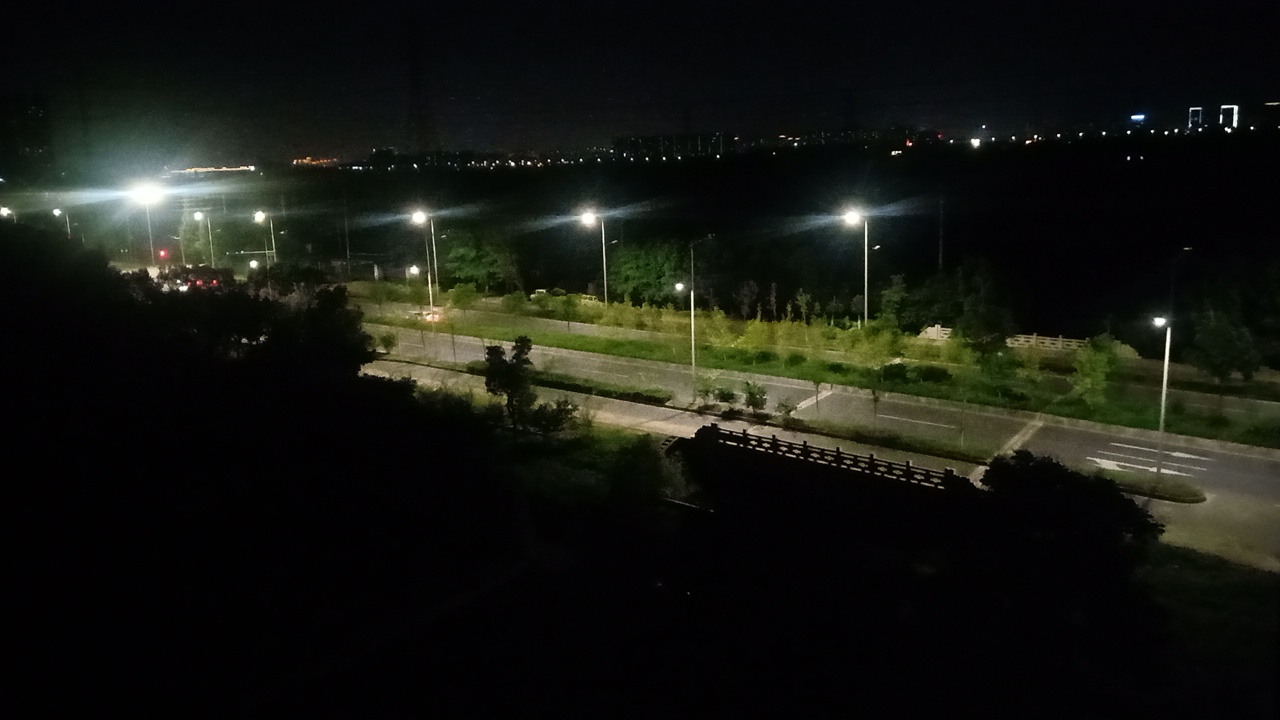
%> input picture darksense.jpg, 1280 x 720 px
$ octave exp1.m   (GNU Octave 9; MATLAB toolbox functions it lacks are replaced by stand-ins)
%> lines starting %> are read from the running program, lines starting %| are printed output that depends on the picture
% clear
clear all; close all; clc;

pic = imread("darksense.jpg");
%> pic is the input picture: size 720x1280x3 uint8; mean R, G, B 21.4, 23.1, 17.4

g_a = 90; g_b =175;
f_a = 5; f_b = 75;
alpha = g_a/f_a;
beta = (g_b-g_a)/(f_b-f_a);
gama = (255-g_b)/(255-f_b);

%% linear tran
% 将pic矩阵分为满足三个区间的三个矩阵
pic1 = double(pic).*alpha.*(pic<f_a);
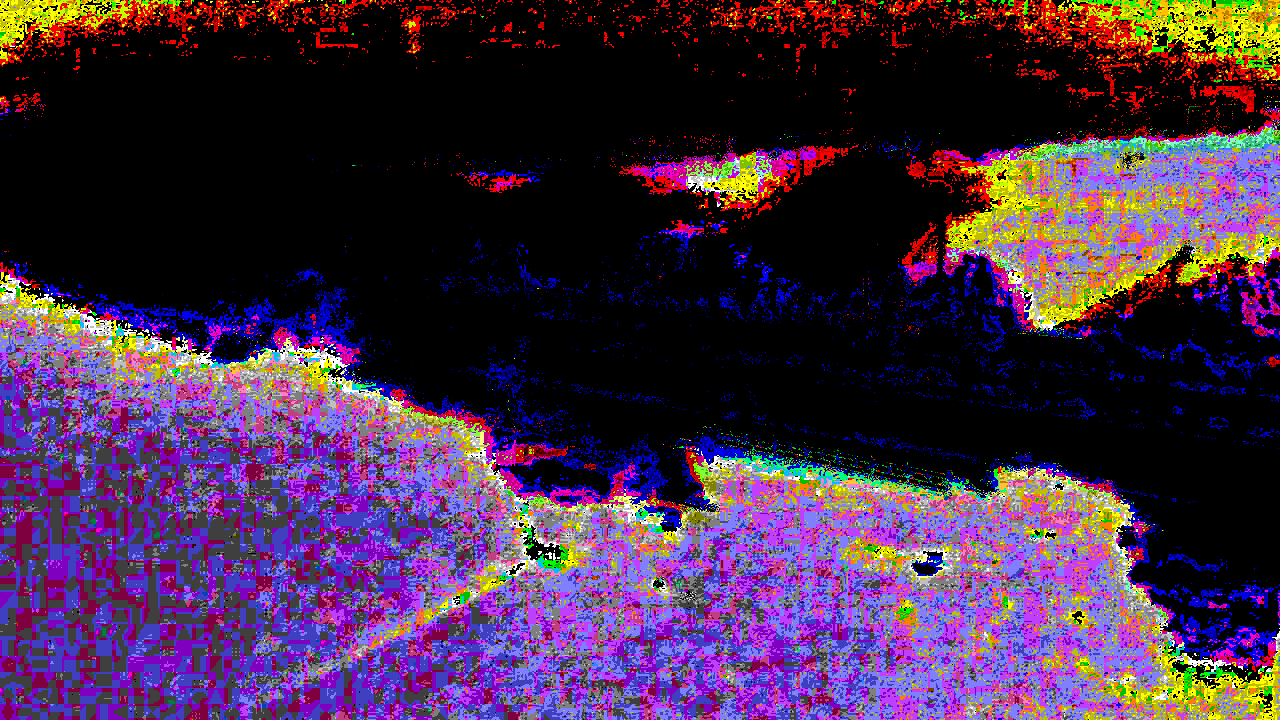
%> pic1: size 720x1280x3 double; mean R, G, B 19.2, 12.3, 19.9; drawn with min black and max white
pic2 = (beta.*(double(pic)-f_a)+g_a).*((f_a<=pic) & (pic<f_b));
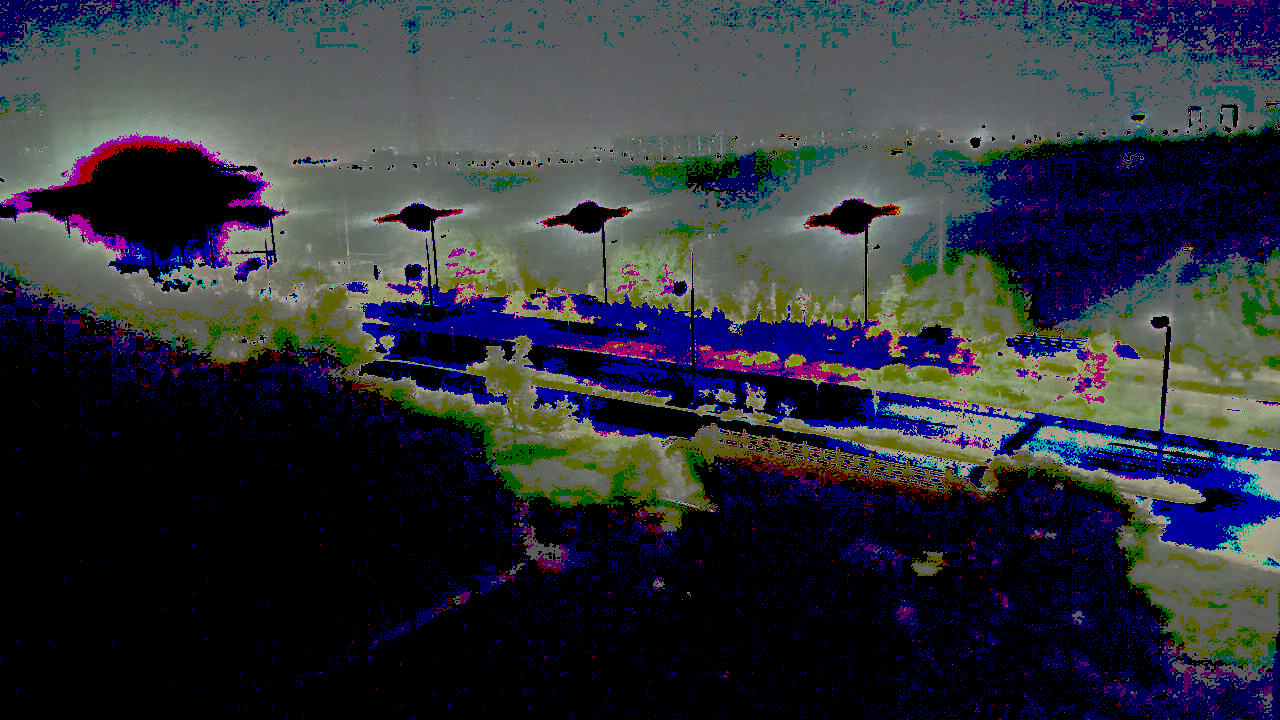
%> pic2: size 720x1280x3 double; mean R, G, B 47.3, 50.6, 57
pic3 = (gama.*(double(pic)-f_b)+g_b).*(f_b<=pic);

% 矩阵叠加得到最终图像
pic_result = uint8(pic1+pic2+pic3);
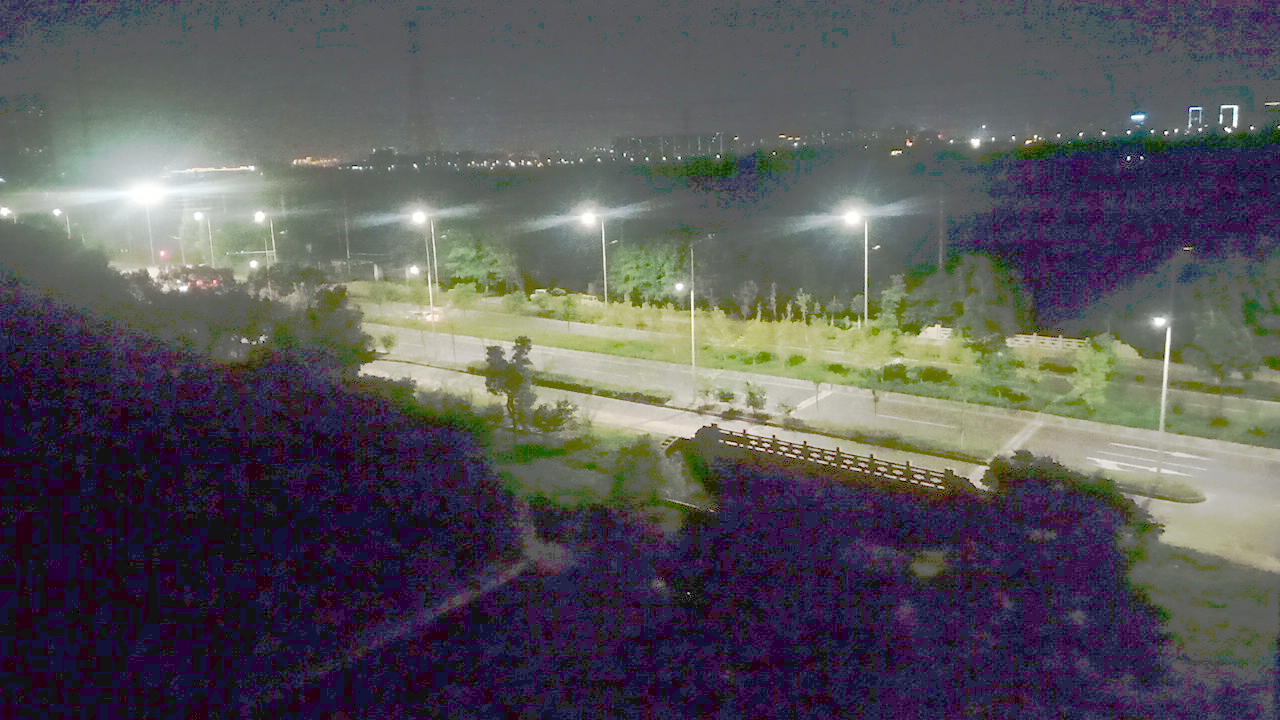
%> pic_result: size 720x1280x3 uint8; mean R, G, B 86.3, 84.2, 87.4
figure(1);
subplot(1, 2, 1);
imshow(pic_result);
title("Linear Transform");
colorbar;

subplot(1, 2, 2);
imshow(pic);
title("Original Picture");
colorbar;


%% histogram equalization
figure(2);
[J, T] = histeq(pic);
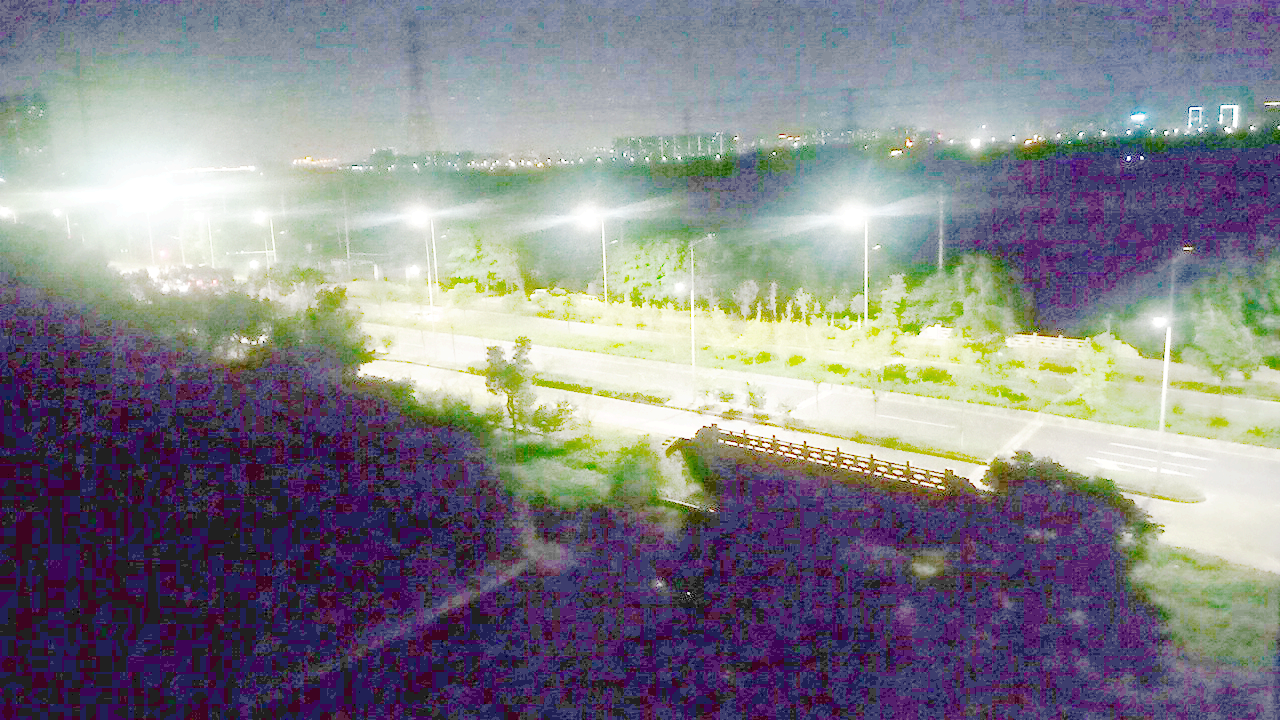
%> J: size 720x1280x3 uint8; mean R, G, B 130.8, 129, 136.2
%> T = 256 values from 0.0159 to 1
subplot(1, 2, 1);
imshow(J);
title("Histogram Equalization Result");
colorbar;

subplot(1, 2, 2);
imhist(J);
title("Histogram of Result");
colorbar;
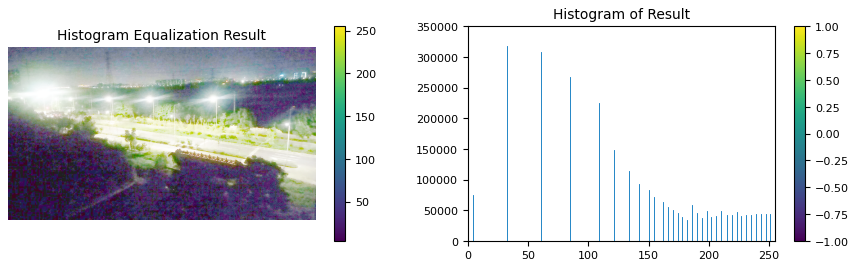
%> figure redrawn from the program's plot data, 2 panels

figure(3);
histogram(pic, 8);
title("Histogram of Original Picture");
colorbar;
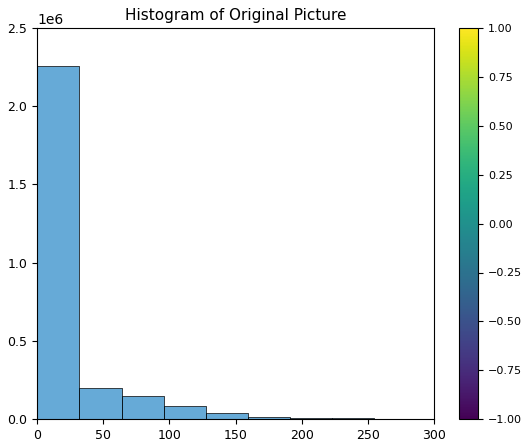
%> figure redrawn from the program's plot data; tallest bar 2259206 high, from x = 0 to 31.88
